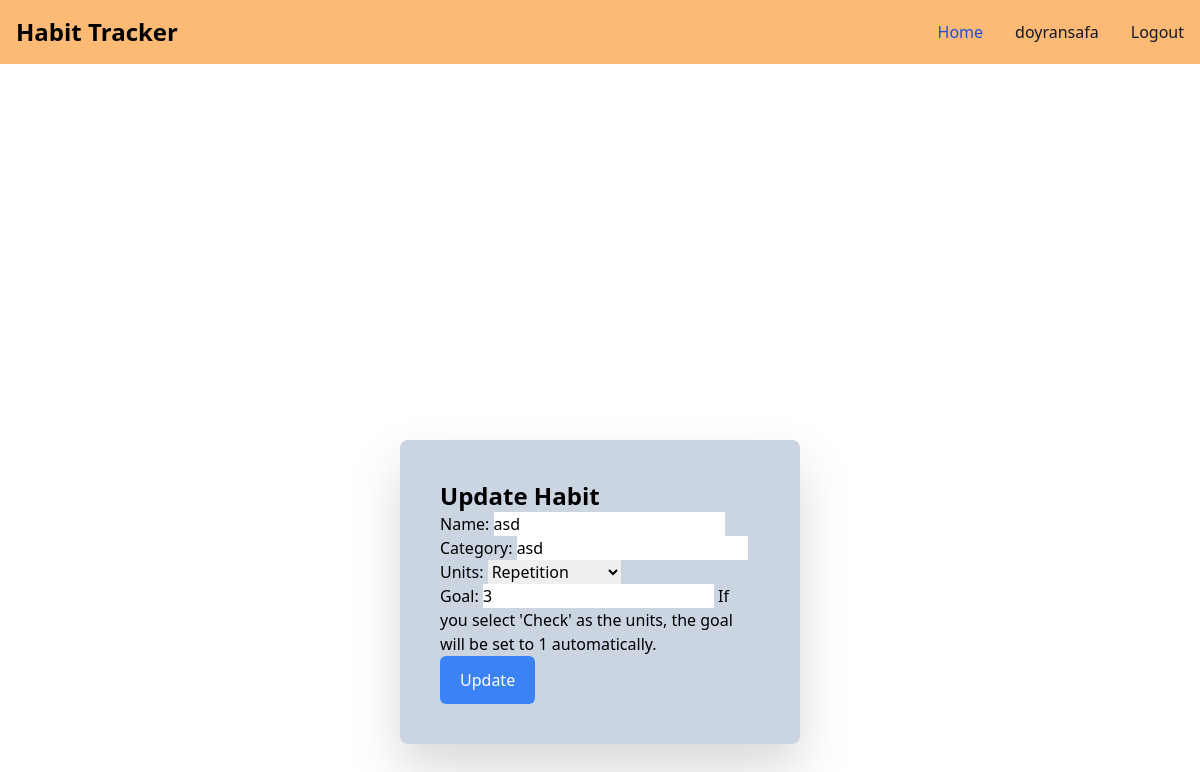
Screenshot of /habit/update/26 (signed in) with the database file from the repository.
### habits/models.py (models this page shows, shortened)
class Habit(models.Model):
    UNIT_CHOICES = (('time', 'Time (minutes)'), ('repetition',
                    'Repetition'), ('distance', 'Distance (km)'), ('check', 'Check'))
    name = models.CharField(max_length=150)
    category = models.CharField(max_length=150)
    created_at = models.DateTimeField(auto_now_add=True)
    units = models.CharField(max_length=50, choices=UNIT_CHOICES)
    goal = models.PositiveIntegerField(help_text="If you select 'Check' as the units, the goal will be set to 1 automatically.")
    user = models.ForeignKey(User, on_delete=models.CASCADE)

### habits/views.py (the view, shortened to what this page needs)
# urls.py: path('habit/update/<pk>', UpdateHabitView.as_view(), name='update_habit'),
class UpdateHabitView(UpdateView):
    model = Habit
    form_class = HabitForm
    template_name = 'habit_update.html'
    def get_object(self, queryset=None):
        habit = super().get_object(queryset)
        if habit.user != self.request.user:
            raise Http404("You don't have permission to access this habit.")
        return habit

### habits/forms.py (shortened to what this page needs)
class HabitForm(forms.ModelForm):
    class Meta:
        model = Habit
        fields = ['name', 'category', 'units', 'goal']
    def __init__(self, *args, **kwargs):
        super().__init__(*args, **kwargs)
        self.fields['goal'].widget.attrs['readonly'] = False

### habits/templates/habit_update.html
{% extends 'base.html' %}
{% load tailwind_filters %}
{% block update_habit %}
<div class="flex justify-center items-center h-screen">
    <div class="bg-slate-300 w-1/3 rounded-lg self-center drop-shadow-2xl p-10">
        <h2 class="self-center text-2xl font-semibold">Update Habit</h2>
        <form method="post">
            {% csrf_token %} {{form|crispy}}
            <button
                type="submit"
                class="bg-blue-500 text-white rounded-md px-5 py-3">
                Update
            </button>
        </form>
    </div>
</div>
{% endblock update_habit %}

### habits/templates/base.html (shortened to what this page needs)
<!DOCTYPE html>
<html lang="en">
	<head>
		<script src="https://cdn.tailwindcss.com"></script>
	</head>
	<body>
		<nav class="bg-orange-300 border-gray-200 dark:bg-gray-900 top-0 sticky">
			<div
				class="max-w-screen-xl flex flex-wrap items-center justify-between mx-auto p-4"
			>
				<a href="{%url 'habit_list'%}" class="flex items-center">
					<span
						class="self-center text-2xl font-semibold whitespace-nowrap dark:text-white"
						>Habit Tracker</span
					>
				</a>
				<div
					class="hidden w-full md:block md:w-auto"
					id="navbar-default"
				>
					<ul
						class="font-medium flex flex-col p-4 md:p-0 mt-4 border border-gray-100 rounded-lg bg-orange-300 md:flex-row md:space-x-8 md:mt-0 md:border-0 dark:bg-gray-800 md:dark:bg-gray-900 dark:border-gray-700"
					>
						<li>
							<a
								href="{%url 'habit_list'%}"
								class="block py-2 pl-3 pr-4 text-white bg-blue-700 rounded md:bg-transparent md:text-blue-700 md:p-0 dark:text-white md:dark:text-blue-500"
								aria-current="page"
								>Home</a
							>
						</li>
						{% if request.user.is_authenticated %}
						<li>
							<a
								href="#"
								class="block py-2 pl-3 pr-4 text-gray-900 rounded hover:bg-gray-100 md:hover:bg-transparent md:border-0 md:hover:text-blue-700 md:p-0 dark:text-white md:dark:hover:text-blue-500 dark:hover:bg-gray-700 dark:hover:text-white md:dark:hover:bg-transparent"
								>{{request.user.username}}</a
							>
						</li>
						<li>
							<a
								href="{% url 'logout' %}"
								class="block py-2 pl-3 pr-4 text-gray-900 rounded hover:bg-gray-100 md:hover:bg-transparent md:border-0 md:hover:text-blue-700 md:p-0 dark:text-white md:dark:hover:text-blue-500 dark:hover:bg-gray-700 dark:hover:text-white md:dark:hover:bg-transparent"
								>Logout</a
							>
						</li>
						{% endif %}
					</ul>
				</div>
			</div>
		</nav>
			{% block update_habit %} {% endblock update_habit %}
	</body>
</html>

### rows the page displays
Habit: name "asd", category "asd", units "Repetition", goal "3"

### other values shown
{{ request.user.username }} "doyransafa"
